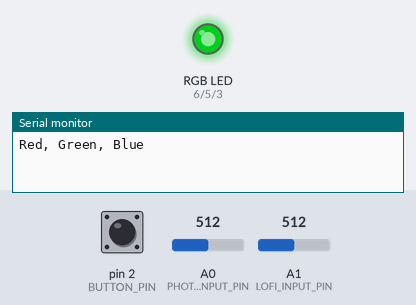
This sketch was run on a simulated Arduino Uno, built with avr-gcc and run on an emulated ATmega328P. Shown: an RGB LED mixed from three pins (HIGH = lit), the last lines printed to the serial monitor. The test bench sets the inputs (shaded band); at power-on: pin 2 (BUTTON_PIN) HIGH, A1 (LOFI_INPUT_PIN) = 512, A0 (PHOTOCELL_INPUT_PIN) = 512. Dim RGB values are drawn brighter than linear.

Above: at 1.2 s.
1.3 s: pin 2 (BUTTON_PIN) pulled LOW for 0.15 s
At 2.5 s:
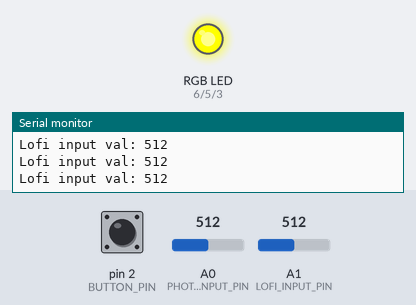
2.9 s: A1 (LOFI_INPUT_PIN) set to 472
5.9 s: A1 (LOFI_INPUT_PIN) set to 452
At 7.1 s:
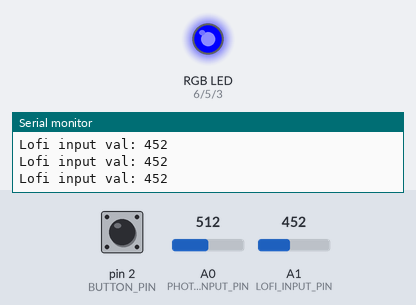
7.4 s: A1 (LOFI_INPUT_PIN) set to 306
At 8.5 s:
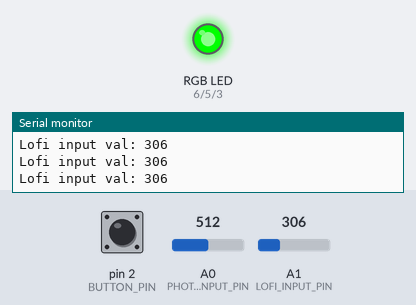
8.9 s: A1 (LOFI_INPUT_PIN) set to 257
11.9 s: A1 (LOFI_INPUT_PIN) set to 222
At 13.1 s:
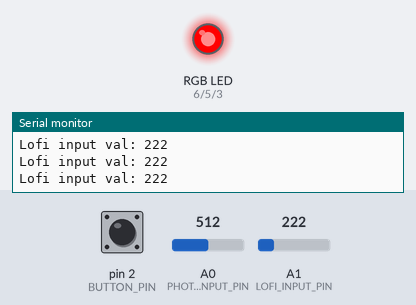
Timing chart, 0 to 14.4 s (numbered marks = the images above; inputs shaded):
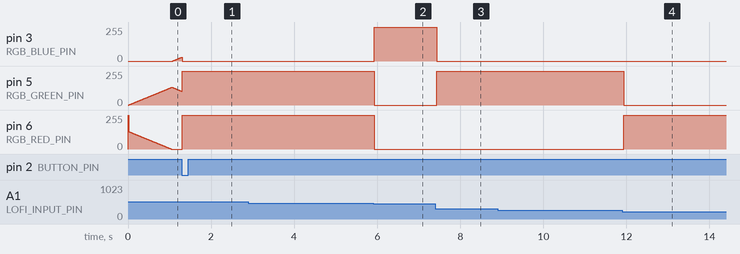

The sketch:

a1_nightlight_2.ino
```cpp
// Juliette Park
// April, 2024
// CSE 493 F - A1 Interactive Nightlight
// Project: Gentle Ger Getaway

// The following code describes the Arduino code for an interactive
// nightlight with 3 modes (selected via buttons).
// Mode 1: RGB fade in/out through a full rainbow with photoresistor (light) responsiveness
// Mode 2: User's lofi-input (DIY potentiometer) to decide color.
// Mode 3: Party mode! Closing the ger's door will make the lights flash as if there is a party inside.

// Credits: setColor(), modeFadeLights(), and setRGBLedColor() were based on
// Jon Froehlich's code; access source here
// https://makeabilitylab.github.io/physcomp/arduino/rgb-led.html

const boolean COMMON_ANODE = false;

const int RGB_RED_PIN = 6;
const int RGB_GREEN_PIN  = 5;
const int RGB_BLUE_PIN  = 3;
const int DELAY_MS = 20; // delay in ms between changing colors
const int MAX_COLOR_VALUE = 255;

// PHOTORESISTOR
const int PHOTOCELL_INPUT_PIN = A0;
const int MIN_PHOTOCELL_VAL = 200;
const int MAX_PHOTOCELL_VAL = 800;
int light = 255;

// LOFI INPUT
const int LOFI_INPUT_PIN = A1;
const int MIN_LOFI_VAL = 150;
const int MAX_LOFI_VAL = 800;
const int NUM_COLOR_OPTIONS = 6;

// BUTTON MODE
const int BUTTON_PIN = 2;
const int NUMBER_OF_MODES = 3;
const int OFF = 1;
const int ON = 0;

// PARTY DOOR
const int PARTY_DELAY = 100;
const int PARTY_INPUT_PIN = 8;

enum RGB{
  RED,
  GREEN,
  BLUE,
  NUM_COLORS
};

int _rgbLedValues[] = {255, 0, 0}; // Red, Green, Blue
enum RGB _curFadingUpColor = GREEN;
enum RGB _curFadingDownColor = RED;
const int FADE_STEP = 5;

int currMode = 1; // default mode 1
int pastState = 1; // default unpressed

// red, blue, green, purple, cyan, white in that order
int _colorOptions[NUM_COLOR_OPTIONS][3] = {{1, 0, 0}, {0, 1, 0}, {0, 0, 1}, {1, 1, 0}, {0, 1, 1}, {1, 1, 1}};

void setup()
{
  // RGB pins for output
  pinMode(RGB_RED_PIN, OUTPUT);
  pinMode(RGB_GREEN_PIN, OUTPUT);
  pinMode(RGB_BLUE_PIN, OUTPUT);

  // Photoresistor input
  pinMode(PHOTOCELL_INPUT_PIN, INPUT);

  // Lofi color picker input
  pinMode(LOFI_INPUT_PIN, INPUT);

  // Button input pin
  pinMode(BUTTON_PIN, INPUT_PULLUP);

  // Party door input
  pinMode(PARTY_INPUT_PIN, INPUT_PULLUP);

  // Turn on Serial so we can verify expected colors via Serial Monitor
  Serial.begin(9600);
  Serial.println("Red, Green, Blue");

  // Set initial color
  setColor(_rgbLedValues[RED], _rgbLedValues[GREEN], _rgbLedValues[BLUE], light);
  delay(DELAY_MS);
}

void loop()
{
  int button = digitalRead(BUTTON_PIN);

  if(pastState == OFF && button == ON) {
  	// Means button used to be unpressed but is now pressed
    // Increment count
    currMode++;
    if(currMode > NUMBER_OF_MODES) {
    	currMode = 1; // 1-based mode system
      	resetRGB(); // reset to start of fade
    }
  }

  pastState = button; // log last button state

  if(currMode == 1) { // Mode 1: RGB fade w/ photoresistor
  	modeFadeLights();
  } else if(currMode == 2){ // Mode 2: Lofi input to select color
  	// setRGBOff();
    modeSelectColor();
  } else {
  	modeParty(); // Mode 3: Party!
  }

}

// When the button (lofi button in the shape of a door)
// is pressed, lights will flash between colors
void modeParty()
{
  int doorClosed = digitalRead(PARTY_INPUT_PIN);
  if(doorClosed == 0) {
    // red
    setRgbLedColor(HIGH, LOW, LOW);
    delay(PARTY_DELAY);

    // green
    setRgbLedColor(LOW, HIGH, LOW);
    delay(PARTY_DELAY);

    // blue
    setRgbLedColor(LOW, LOW, HIGH);
    delay(PARTY_DELAY);

    // purple
    setRgbLedColor(HIGH, LOW, HIGH);
    delay(PARTY_DELAY);

    // turqoise
    setRgbLedColor(LOW, HIGH, HIGH);
    delay(PARTY_DELAY);

    // white
    setRgbLedColor(HIGH, HIGH, HIGH);
    delay(PARTY_DELAY);
  }
}

// This method reads in the lofi potentiometer input
// to decide and set a color.
// Each color is designated an equal portion of the total range.
void modeSelectColor()
{
  // Read the lofi input value for color
  int lofiVal = analogRead(LOFI_INPUT_PIN);
  Serial.print("Lofi input val: ");
  Serial.println(lofiVal);

  // Decide color
  // Multiply total range so each takes up 1-range worth of values
  int colorpick = map(lofiVal, MIN_LOFI_VAL, MAX_LOFI_VAL, MIN_LOFI_VAL, NUM_COLOR_OPTIONS*MAX_LOFI_VAL);

  int lowerRange = 0;
  int upperRange = MAX_LOFI_VAL;

  for(int i = 0; i < NUM_COLOR_OPTIONS; i++) {
    //if(colorpick < upperRange && colorpick >= lowerRange) {
    if(colorpick < upperRange) {
      // grab the color needed
      int red = _colorOptions[i][0];
      int green = _colorOptions[i][1];
      int blue = _colorOptions[i][2];
      setRgbLedColor(red, green, blue);
      break;
    }

    // update range
  	lowerRange = upperRange;
    upperRange += MAX_LOFI_VAL;
  }
}

// This method takes digital input (0 or 1) for each of the colors
// and sets the RGB values appropriately.
void setRgbLedColor(int red, int green, int blue)
{
  // If a common anode LED, invert values
  if(COMMON_ANODE == true){
    red = !red;
    green = !green;
    blue = !blue;
  }

  digitalWrite(RGB_RED_PIN, red);
  digitalWrite(RGB_GREEN_PIN, green);
  digitalWrite(RGB_BLUE_PIN, blue);
}

// This method fades the RGB colors in and out through the entire rainbow
// Based on Jon Froehlich's code at https://makeabilitylab.github.io/physcomp/arduino/rgb-led.html
// Additionally takes in photoresistor values to adjust brightness of LED.
void modeFadeLights() {
  // Increment and decrement the RGB LED values for the current
  // fade up color and the current fade down color
  _rgbLedValues[_curFadingUpColor] += FADE_STEP;
  _rgbLedValues[_curFadingDownColor] -= FADE_STEP;
  int photocellVal = analogRead(PHOTOCELL_INPUT_PIN);

  // Now, map range to a 0-255 value
  // Set the max color value based on this light level
  light = map(photocellVal, MIN_PHOTOCELL_VAL, MAX_PHOTOCELL_VAL, 0, 255);
  light = constrain(light, 0, 255);


  // Check to see if we've reached our maximum color value for fading up
  // If so, go to the next fade up color (we go from RED to GREEN to BLUE
  // as specified by the RGB enum)
  // This fade code partially based on: https://gist.github.com/jamesotron/766994
  if(_rgbLedValues[_curFadingUpColor] > MAX_COLOR_VALUE){
    _rgbLedValues[_curFadingUpColor] = MAX_COLOR_VALUE;
    _curFadingUpColor = (RGB)((int)_curFadingUpColor + 1);

    if(_curFadingUpColor > (int)BLUE){
      _curFadingUpColor = RED;
    }
  }

  // Check to see if the current LED we are fading down has gotten to zero
  // If so, select the next LED to start fading down (again, we go from RED to
  // GREEN to BLUE as specified by the RGB enum)
  if(_rgbLedValues[_curFadingDownColor] < 0){
    _rgbLedValues[_curFadingDownColor] = 0;
    _curFadingDownColor = (RGB)((int)_curFadingDownColor + 1);

    if(_curFadingDownColor > (int)BLUE){
      _curFadingDownColor = RED;
    }
  }

  // Set the color and then delay
  setColor(_rgbLedValues[RED], _rgbLedValues[GREEN], _rgbLedValues[BLUE], light);
  delay(DELAY_MS);
}

/**
 * setColor takes in values between 0 - 255 for the amount of red, green, and blue, respectively
 * where 255 is the maximum amount of that color and 0 is none of that color. You can illuminate
 * all colors by intermixing different combinations of red, green, and blue
 *
 * This function is based on https://gist.github.com/jamesotron/766994
 */
void setColor(int red, int green, int blue, int light) {

  // If a common anode LED, invert values
  if(COMMON_ANODE == true){
    red = MAX_COLOR_VALUE - red;
    green = MAX_COLOR_VALUE - green;
    blue = MAX_COLOR_VALUE - blue;
  }

  // Transform the color values to respond to light level
  red = map(red, 0, 255, 0, light);
  red = constrain(red, 0, light);

  green = map(green, 0, 255, 0, light);
  green = constrain(green, 0, light);

  blue = map(blue, 0, 255, 0, light);
  blue = constrain(blue, 0, light);

  analogWrite(RGB_RED_PIN, red);
  analogWrite(RGB_GREEN_PIN, green);
  analogWrite(RGB_BLUE_PIN, blue);
}

// This function sets all RGB values to 0 (turns off)
void setRGBOff() {
  _rgbLedValues[RED] = 0;
  _rgbLedValues[GREEN] = 0;
  _rgbLedValues[BLUE] = 0;
  setColor(0, 0, 0, 0);
}

// Resets RGB to start crossfade at the color red.
void resetRGB(){
  _rgbLedValues[RED] = 255;
  _rgbLedValues[GREEN] = 0;
  _rgbLedValues[BLUE] = 0;
  _curFadingUpColor = GREEN;
  _curFadingDownColor = RED;
}
```

Measured:
- the behaviour switches between 465 and 464 on A1 (LOFI_INPUT_PIN) (found by bisection; images 1 and 2)
- the behaviour switches between 241 and 240 on A1 (LOFI_INPUT_PIN) (found by bisection; images 3 and 4)
- after the input at 5.9 s, pin 3 (RGB_BLUE_PIN): 0/255 → 255/255 at once; pin 5 (RGB_GREEN_PIN), pin 6 (RGB_RED_PIN): 255/255 → 0/255 at once
- after the input at 7.4 s, pin 3 (RGB_BLUE_PIN): 255/255 → 0/255 at once; pin 5 (RGB_GREEN_PIN): 0/255 → 255/255 at once
- after the input at 11.9 s, pin 5 (RGB_GREEN_PIN): 255/255 → 0/255 at once; pin 6 (RGB_RED_PIN): 0/255 → 255/255 at once
